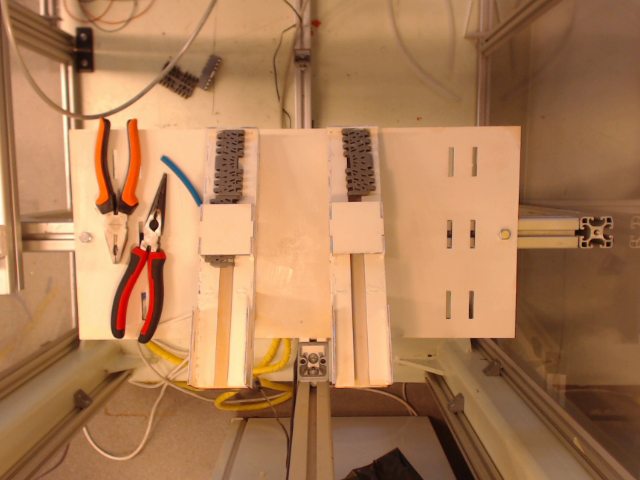
#> input picture code samples/moduleCamera/loadingDock2.png, 640 x 480 px
$ python module.py   (older library calls are emulated)
#> lines starting #> are read from the running program, lines starting #| are printed output that depends on the picture; after the words box and inside, x2 and y2 are one past the last pixel; in counts of white or black regions, pixels touching at a corner belong together
import cv2
import numpy as np

#white = 255, black = 0

# 9,2           38, 2


# 9.58          38.58

dock = [[129 , 191,             #coordinates of the docks
         208, 258],
        [128, 188,
         326, 375]]

host = "192.168.0.1"
port = 12345


def loadImage(image):   #loads initial image
    cv2Img = cv2.imread(image)
    return cv2Img


def toGreyscale(image):    #converts image to grayscale
    gray_image = cv2.cvtColor(image, cv2.COLOR_BGR2GRAY)
    return gray_image

def cropImage(image, dockNumber):      # crops image acording to dock number
    crop_img = image[dock[dockNumber][0]:dock[dockNumber][1], dock[dockNumber][2]:dock[dockNumber][3]]
    return crop_img


def toBW(image):       # makes grayscale image black and white
    thresh = 120
    black_image = cv2.threshold(image, thresh, 255, cv2.THRESH_BINARY)[1]
    return black_image


def erodeImg(image):
    kernel = np.ones((5,5),np.uint8)
    erode = cv2.erode(image,kernel,iterations = 1)
    return erode


def findContours(image, drawImage):
    ret,thresh = cv2.threshold(image,127,255,0)
    im2, contours, hierarchy = cv2.findContours(cv2.bitwise_not(thresh), cv2.RETR_TREE, cv2.CHAIN_APPROX_SIMPLE, )
    return drawContours(contours, drawImage)


def drawContours(contours, drawImage):
    # calculates the smallest [0][0] and the biggest [100][100] value to make a square
    biggest = [0, 0]
    smallest = [10000, 10000]
    for cnt in contours:
        for x in range(len(cnt)):
            if(cnt[x][0][0] > biggest[0] and cnt[x][0][1] > biggest[1]):
                biggest = [cnt[x][0][0], cnt[x][0][1]]
            if(cnt[x][0][0] < smallest[0] and cnt[x][0][1] < smallest[1]):
                smallest = [cnt[x][0][0], cnt[x][0][1]]
    backtorgb = cv2.cvtColor(drawImage,cv2.COLOR_GRAY2RGB) #convert an image to color so we can draw a colored countour

    cnt = contours[0]

    contours34 = [np.array([smallest, [smallest[0], biggest[1]], biggest, [biggest[0], smallest[1]]], dtype=np.int32)] #draws square
    for cnt in contours34:
        cv2.drawContours(backtorgb,[cnt],0,(255,0,0),2)
    return backtorgb, smallest, biggest


def calculateSide(image, smallest, biggest):
    # calculate white pixels in left side
    whiteCounterLeft = 0
    for y in range(smallest[1], biggest[1], 1): # loop through x axis

        for x in range(smallest[0], int(biggest[0]/2), 1): #loop through y axis
            if(image[y][x] == 255):
                whiteCounterLeft += 1
    print("left:", whiteCounterLeft)


    # calculate white pixels on left side
    whiteCounterRight = 0
    for y in range(smallest[1], biggest[1], 1): # loop through x axis
        for x in range(int(biggest[0]/2),biggest[0] , 1): #loop through y axis
            if (image[y][x] == 255):
                whiteCounterRight += 1
    print("left:", whiteCounterRight)

    if(whiteCounterLeft > whiteCounterRight):
        return 1
    elif(whiteCounterRight > whiteCounterLeft):
            return 2
    else:
        print("error!")
        return -1


def main():
    unmodifiedImage = loadImage("loadingDock2.png")
#> in loadImage, cv2Img is the input picture: shape (480, 640, 3); mean B, G, R 84.3, 124, 172.4

    croppedImage = cropImage(unmodifiedImage, 1)
#> in cropImage, `crop_img = image[dock[dockNumber][0]:dock[dockNumber][1], dock[dockNum..`:
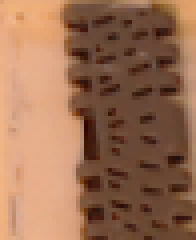
#> crop_img: shape (60, 49, 3) (shown 4 times larger); mean B, G, R 83.2, 110.2, 154.4

    grey_image = toGreyscale(croppedImage)
#> in toGreyscale, `gray_image = cv2.cvtColor(image, cv2.COLOR_BGR2GRAY)`:
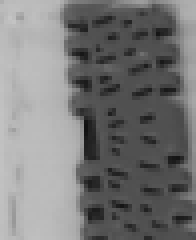
#> gray_image: shape (60, 49) (shown 4 times larger); min 17, max 196, mean 120.3
    cv2.imshow('greyImage', grey_image)

    bwImage = toBW(grey_image)
#> in toBW, `black_image = cv2.threshold(image, thresh, 255, cv2.THRESH_BINARY)[1]`:
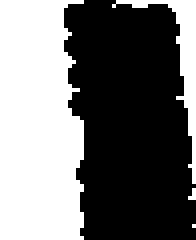
#> black_image: shape (60, 49) (shown 4 times larger); 44.3% white; 4 white regions (2 under 20 px), largest, box (x1, y1, x2, y2) and area: (0, 0, 21, 60) 1136, (28, 0, 49, 46) 160

    erodedImage = erodeImg(bwImage)
#> in erodeImg, `erode = cv2.erode(image,kernel,iterations = 1)`:
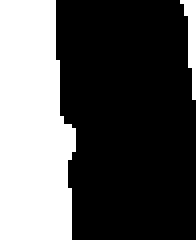
#> erode: shape (60, 49) (shown 4 times larger); 34.7% white; 2 white regions, box (x1, y1, x2, y2) and area: (0, 0, 19, 60) 973, (45, 0, 49, 25) 47

    conTour, smallest, biggest = findContours(erodedImage, erodedImage)
#> in findContours, `im2, contours, hierarchy = cv2.findContours(cv2.bitwise_not(thresh), c..`: im2: shape (60, 49); 65.3% white; 2 black regions
#> in findContours, `im2, contours, hierarchy = cv2.findContours(cv2.bitwise_not(thresh), c..`: contours = 1 contour; box (x1, y1, x2, y2) and area: (14, 0, 49, 60) 1830
#> the loop in drawContours, `for cnt in contours:` made 1 pass
#> after the loop in drawContours, `for cnt in contours:`: biggest = [48, 59]; smallest = [14, 0]
#> in drawContours, `cnt = contours[0]`: cnt = contour of 24 points, box (x1, y1, x2, y2) (14, 0, 49, 60), area 1830
#> in drawContours, `contours34 = [np.array([smallest, [smallest[0], biggest[1]], biggest, ..`: contours34 = [[[14, 0], [14, 59], [48, 59], [48, 0]]]
#> the loop in drawContours, `for cnt in contours34:` made 1 pass
#> after the loop in drawContours, `for cnt in contours34:`:
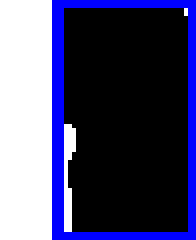
#> backtorgb: shape (60, 49, 3) (shown 4 times larger); mean B, G, R 109.2, 72.4, 72.4
#> smallest = [14, 0]; biggest = [48, 59]
    cv2.imshow('greyqwdwqImage', conTour)

    result = calculateSide(erodedImage, smallest, biggest)
#| left: 129
#| left: 22
#> result = 1
    print(result)
#| 1

    cv2.waitKey(0)  # Waits forever for user to press any key
    cv2.destroyAllWindows()  # Closes displayed windows

    return result

if __name__ == "__main__":
    main()
    pass

$ run again, with code samples/moduleCamera/initial.png copied over code samples/moduleCamera/loadingDock2.png
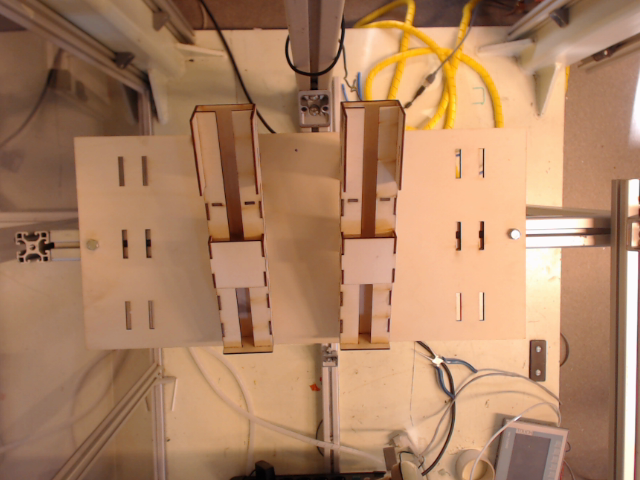
#> input picture code samples/moduleCamera/initial.png, 640 x 480 px
#> in loadImage, cv2Img is the input picture: shape (480, 640, 3); mean B, G, R 99.6, 131.1, 173
#> in toBW, `black_image = cv2.threshold(image, thresh, 255, cv2.THRESH_BINARY)[1]`:
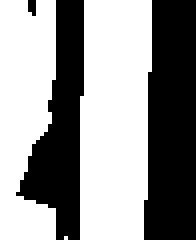
#> black_image: shape (60, 49) (shown 4 times larger); 57.6% white; 3 black regions (1 under 20 px), largest, box (x1, y1, x2, y2) and area: (36, 0, 49, 60) 712, (4, 0, 21, 60) 527
#> erode: shape (60, 49); 42.7% white; 2 white regions, box (x1, y1, x2, y2) and area: (22, 0, 36, 60) 758, (0, 0, 12, 60) 498
#> im2: shape (60, 49); 57.3% white; 2 black regions
#> contours = 3 contours; box (x1, y1, x2, y2) and area: (34, 0, 49, 60) 763, (2, 0, 23, 60) 740, (5, 0, 11, 6) 24
#> the loop in drawContours, `for cnt in contours:` made 3 passes
#> after the loop in drawContours, `for cnt in contours:`: biggest = [48, 59]; smallest = [36, 0]
#> in drawContours, `cnt = contours[0]`: cnt = [[36, 0], [36, 15], [35, 16], [35, 47], [34, 48], [34, 59], [48, 59], [48, 0]]
#> contours34 = [[[36, 0], [36, 59], [48, 59], [48, 0]]]
#> the loop in drawContours, `for cnt in contours34:` made 1 pass
#> after the loop in drawContours, `for cnt in contours34:`:
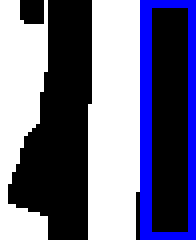
#> backtorgb: shape (60, 49, 3) (shown 4 times larger); mean B, G, R 136.7, 107.6, 107.6
#> in main, `conTour, smallest, biggest = findContours(erodedImage, erodedImage)`: smallest = [36, 0]; biggest = [48, 59]
#| left: 0
#| left: 654
#> result = 2
#| 2
